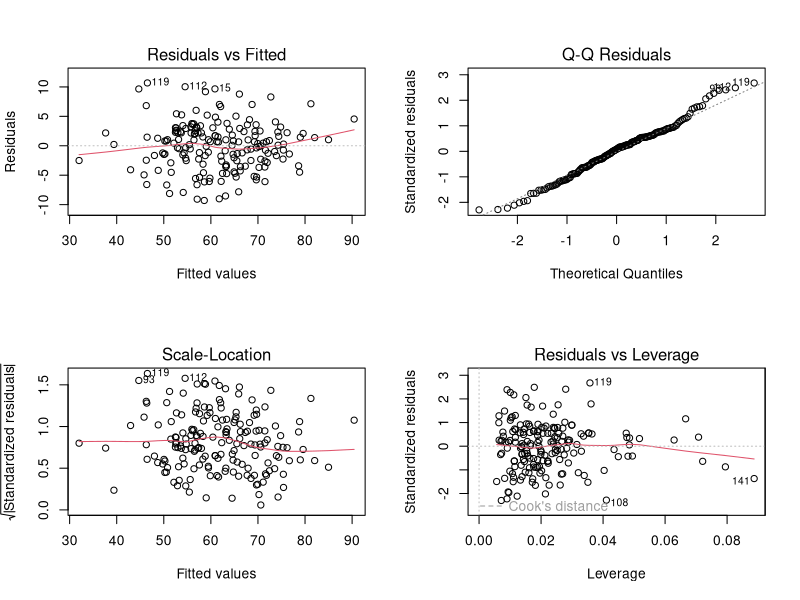

The R script that drew this image:
# Extended Linear Model Example for MAE Coursework

set.seed(200)

df <- data.frame(
  id = 1:180,
  training_hours = runif(180, 1, 12),
  experience_years = rnorm(180, 5, 2),
  baseline_score = rnorm(180, 50, 8)
)

# Outcome influenced by training and experience
df$outcome_score <- df$baseline_score +
  1.2 * df$training_hours +
  0.8 * df$experience_years +
  rnorm(180, 0, 4)

# Fit model
model <- lm(outcome_score ~ training_hours + experience_years + baseline_score, data = df)
summary(model)

# Diagnostics
par(mfrow = c(2, 2))
plot(model)
